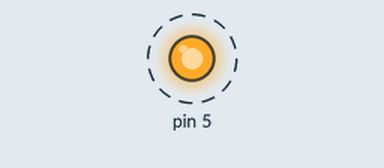
This sketch was run on a simulated Arduino Uno, built with avr-gcc and run on an emulated ATmega328P. On the bench: output pins drawn as LEDs (lit = HIGH). Dashed ring = blinking. What the sketch prints to the serial monitor is not drawn.

Above: at 0.5 s.
Timing chart, 0 to 4.6 s (numbered marks = the images above):
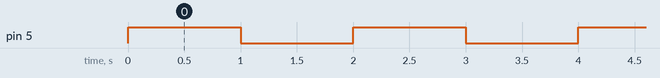

The sketch:

basic_led.ino
```cpp
// Arduino LED Blink Example
// Works on Uno and Nano

void setup() {
  // Initialize serial communication
  Serial.begin(115200);  // 57600 for old Nano bootloader

  // Set built-in LED as output
  pinMode(5, OUTPUT);

  Serial.println("Arduino LED Blink Started");
  Serial.println("Board: Arduino Uno/Nano");
}

void loop() {
  digitalWrite(5, HIGH);  // LED on
  Serial.println("LED ON");
  delay(1000);                      // Wait 1 second

  digitalWrite(5, LOW);   // LED off
  Serial.println("LED OFF");
  delay(1000);                      // Wait 1 second
}
```

Measured:
- by itself, pin 5: alternates HIGH for 1.0 s and LOW for 1.0 s
